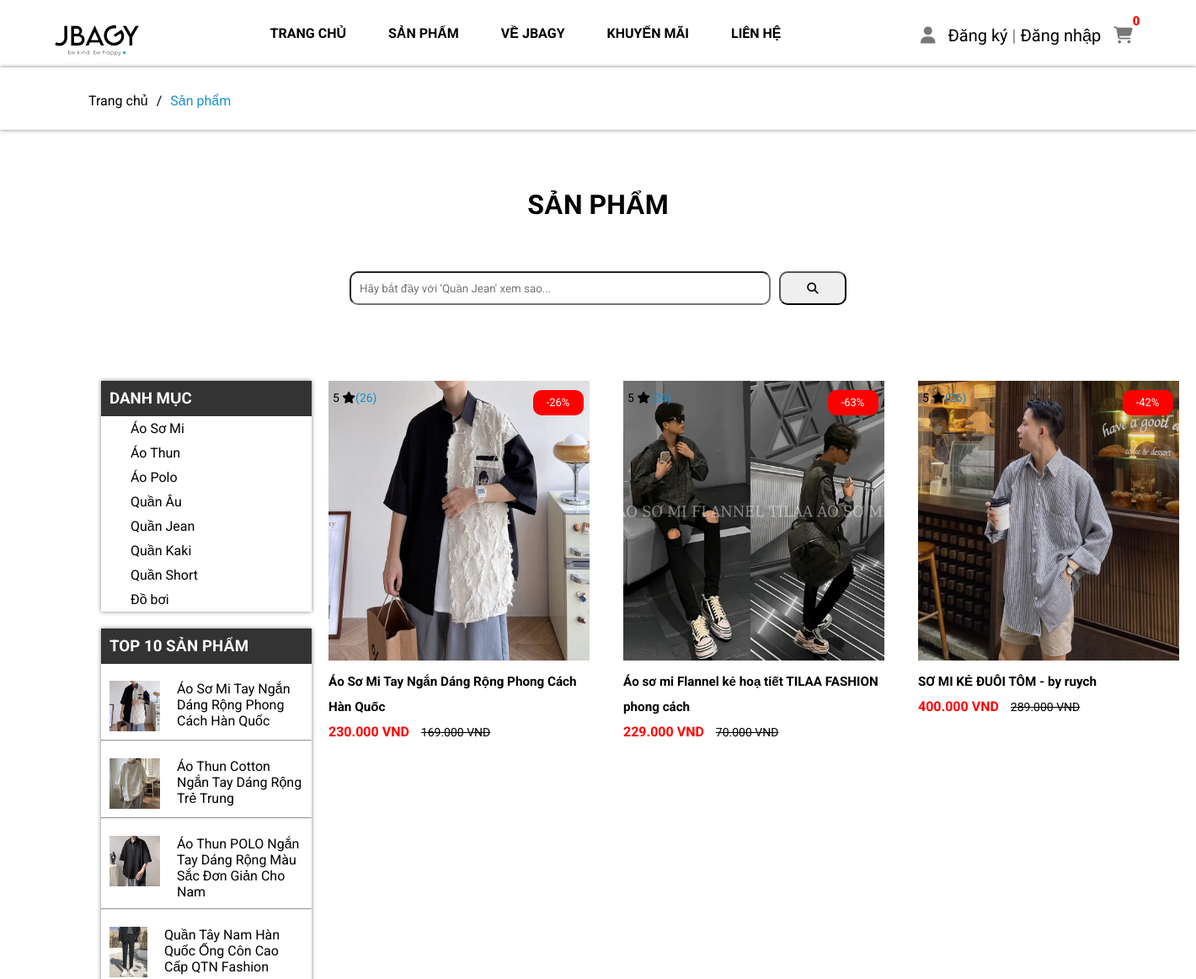
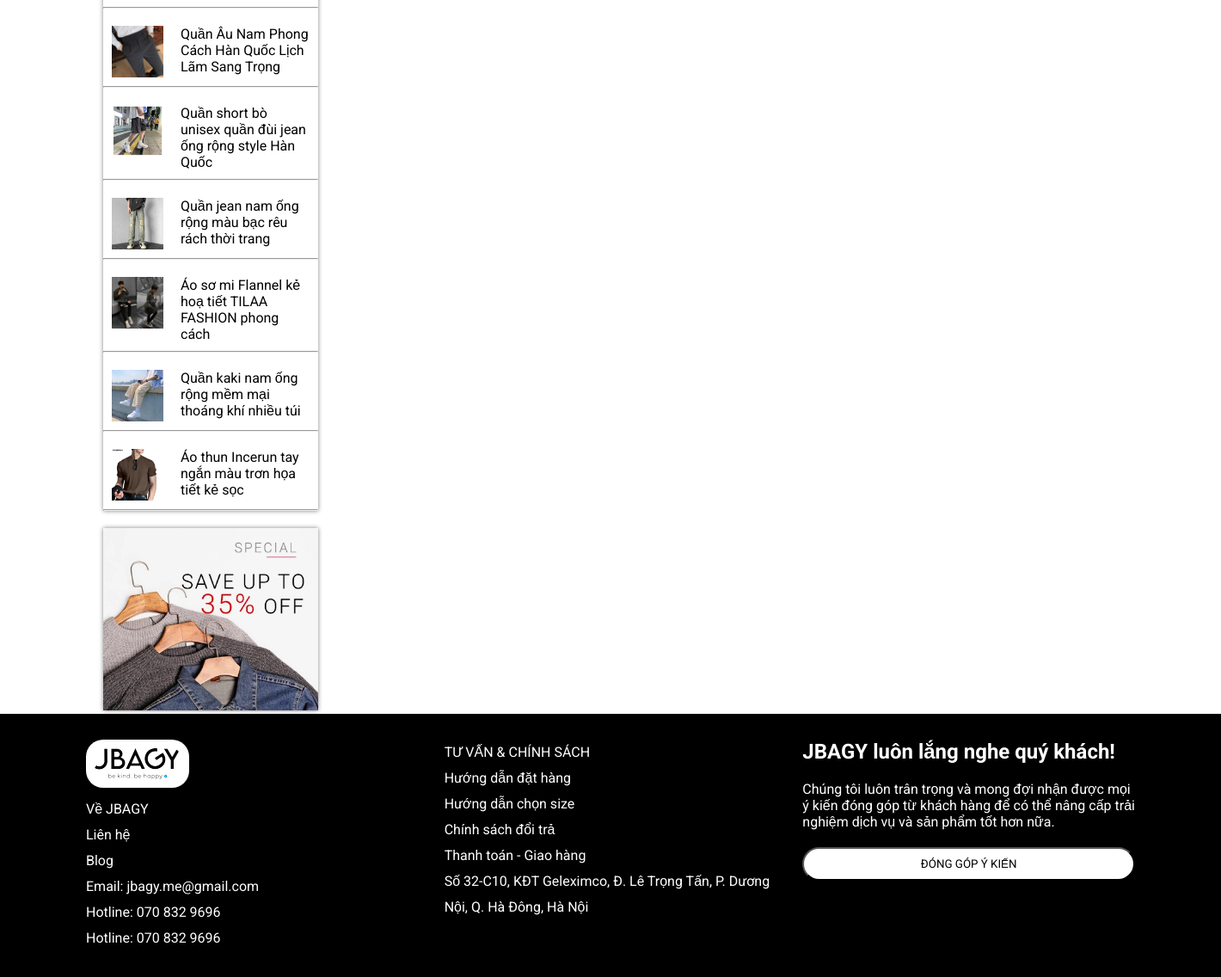
Page /views/index-website.php?act=locsanpham&category_id=1 on the committed database (2 pictures, top to bottom).
### tables this page shows
CREATE TABLE `category` (
  `category_id` int(11) NOT NULL,
  `category_name` varchar(200) NOT NULL
);

CREATE TABLE `product` (
  `id` int(11) NOT NULL,
  `product_name` varchar(200) NOT NULL,
  `sale` varchar(50) NOT NULL,
  `img` varchar(500) NOT NULL,
  `img1` varchar(500) NOT NULL,
  `img2` varchar(500) NOT NULL,
  `img3` varchar(500) NOT NULL,
  `img4` varchar(500) NOT NULL,
  `daban` varchar(200) NOT NULL,
  `price` varchar(100) NOT NULL,
  `price_del` varchar(100) NOT NULL,
  `mota` varchar(1500) NOT NULL,
  `luotxem` int(100) NOT NULL,
  `category_id` int(11) NOT NULL
);

### model/pdo.php (called while the page is built, shortened)
<?php
function pdo_get_connection(){
    $dburl = "mysql:host=localhost;dbname=duanmau;charset=utf8";
    $username = 'root';
    $password = '';
    $conn = new PDO($dburl, $username, $password);
    $conn->setAttribute(PDO::ATTR_ERRMODE, PDO::ERRMODE_EXCEPTION);
    return $conn;
}
function pdo_query($sql){
    $sql_args = array_slice(func_get_args(), 1);
    try{
        $conn = pdo_get_connection();
        $stmt = $conn->prepare($sql);
        $stmt->execute($sql_args);
        $rows = $stmt->fetchAll();
        return $rows;
    }
    catch(PDOException $e){
        throw $e;
    }
    finally{
        unset($conn);
    }
}

### model/loai.php (called while the page is built, shortened)
<?php
function loadall_category(){
    $sql = "SELECT * FROM category";
    $dm = pdo_query($sql);
    return $dm;
}

### model/sanpham.php (called while the page is built, shortened)
<?php
require_once 'pdo.php';
function product_select_all()
{
    $sql = "SELECT * FROM product";
    $listsp = pdo_query($sql);
    return $listsp;
}
function product_select_keyword($key, $category_id)
{
    $sql = "SELECT * FROM product Where 1";
    if ($category_id > 0) {
        $sql .= " and category_id like '" . $category_id . "'";
    }
    $sql .= " order by id asc";
    $listkey = pdo_query($sql);
    return $listkey;
}
function hang_hoa_select_top10()
{
    $sql = " SELECT * FROM product WHERE 1 ORDER BY luotxem DESC LIMIT 0, 10";
    return pdo_query($sql);
}

### views/website/sanphamloc.php (the view, shortened to what this page needs)
<section class="box1">
    <ul>
        <li><a href="index-website.php">Trang chủ</a></li>
        <li><a href="#">/</a></li>
        <li><a href="#"><span>Sản phẩm</span></a></li>
    </ul>
</section>
<main class="main-sp">
    <h1 class="tieude-sp">SẢN PHẨM</h1>
    <section class="search-sp">
        <form class="form-sanpham" action="index-website.php?act=locsanpham" method="post">
            <div class="search-icon">
                <input type="search" name="key" placeholder="Hãy bắt đầy với 'Quần Jean' xem sao...">
                <button><i class="fa-solid fa-magnifying-glass"></i></button>
            </div>
        </form>
    </section>
    <section class="box2-sp">
        <div class="box2-menu-sp">
            <div class="loc-sp">
                <div class="loc-td-sp">
                    <a href="index-website.php?act=shop">
                        <h3>DANH MỤC</h3>
                    </a>
                </div>
                <nav>
                    <ul>
                        <?php foreach ($listall  as $list) : ?>
                            <li>
                                <a href="index-website.php?act=locsanpham&category_id=<?= $list['category_id'] ?>">
                                    <?= $list['category_name'] ?>
                                </a>
                            </li>
                        <?php endforeach ?>
                    </ul>
                </nav>
            </div>
            <div class="top10-sp">
                <div class="top10-text">
                    <h3>TOP 10 SẢN PHẨM</h3>
                </div>
                <?php foreach ($dstop10 as $list) : ?>
                    <div class="top10-img">
                        <img src="../views/img/<?= $list['img'] ?>" alt="">
                        <a href="index-website.php?act=ctsp&id=<?= $list['id'] ?>"> <?= $list['product_name'] ?></a>
                    </div>
                    <hr>
                <?php endforeach ?>
            </div>
            <div class="sale-sp">
                <img src="img/sale_trangSP.webp" alt="" width="250px">
            </div>
        </div>
        <div class="list-product-sp">
            <?php foreach ($products as $pro) : ?>
                <div class="t-product-sp">
                    <a href="index-website.php?act=ctsp&id=<?= $pro['id'] ?>">
                        <div class="sp-sp">
                            <div class="sp-img-sp">
                                <img src="../views/img/<?= $pro['img'] ?>" alt="">
                            </div>
                            <div class="sp-name-sp">
                                <h3><?= $pro['product_name'] ?></h3>
                            </div>
                            <div class="price-sp">
                                <span><?= $pro['price'] ?></span>
                                <del><?= $pro['price_del'] ?></del>
                            </div>
                            <div class="dg-giam-sp">
                                <div class="danhgia-sp">
                                    <span>5 <i class="fa-solid fa-star"></i></span>
                                    <p>(26)</p>
                                </div>
                                <div class="giam-sp">
                                    <span><?= $pro['sale'] ?></span>
                                </div>
                            </div>
                        </div>
                    </a>
                </div>
            <?php endforeach ?>
        </div>
</main>

### views/css/header.css (style rules this page uses)
* { padding: 0; margin: 0; box-sizing: border-box; font-family: 'Roboto', sans-serif; }

### views/css/top10-sp.css (style rules this page uses)
.top10-sp { box-shadow: gray 0 0 5px 0px; background-color: white; margin-top: 20px; }
.top10-text { background-color: #333; color: white; padding: 10px; }
.top10-img { padding: 10px; margin-top: 10px; display: flex; }
.top10-img img { margin-right: 20px; width: 60px; height: 60px; }
.top10-img a { text-decoration: none; color: black; }

### views/css/search.css (style rules this page uses)
.search-sp { position: relative; text-align: center; }
.search-icon { display: flex; align-items: center; justify-content: center; }
.search-icon input { padding: 10px; height: 40px; width: 500px; border-radius: 10px; }
.search-icon button { width: 80px; height: 40px; border-radius: 10px; margin-left: 10px; }
.form-sanpham { background-color: white; }

### views/css/sanpham.css (style rules this page uses)
.box1 { padding-top: 30px; padding-bottom: 25px; box-shadow: gray 0 0 5px 0px; }
.box1 ul { padding-left: 100px; padding-right: 100px; display: flex; list-style: none; }
.box1 ul li { margin: 0 5px; }
.box1 ul li a { text-decoration: none; color: black }
.box1 span { color: #1790CF; }
.tieude-sp { margin-top: 70px; text-align: center; }
.box2-sp { display: flex; padding-left: 100px; padding-right: 100px; margin-top: 50px; }
.box2-menu-sp { margin: 0 20px; }
.loc-sp { box-shadow: gray 0 0 5px 0px; background-color: white; margin-top: 20px; }
.loc-td-sp { background-color: #333; color: white; padding: 10px; }
.loc-sp nav ul { padding-left: 10px; padding-right: 10px; }
.loc-td-sp a { color: white; text-decoration: none; }
.loc-sp nav ul { list-style: none; }
.loc-sp nav ul li { padding: 5px; margin-left: 20px; }
.loc-sp nav ul li a { text-decoration: none; color: black; }
.sale-sp img { margin-top: 20px; box-shadow: gray 0 0 5px 0px; }
.list-product-sp { margin-top: 20px; display: grid; grid-template-columns: 1fr 1fr 1fr; gap: 30px; padding-bottom: 50px; }
.t-product-sp { position: relative; overflow: hidden; width: 320px; margin-bottom: 30px; }
.t-product-sp a { text-decoration: none; color: black; }
.sp-sp { line-height: 30px; }
.sp-img-sp img { width: 310px; height: 332px; }
.sp-name-sp { font-size: 13px; }
.price-sp span { font-weight: bold; color: red; }
.price-sp del { font-size: 14px; padding-left: 10px; }
.dg-giam-sp { display: flex; margin-left: 5px; margin-right: 5px; position: absolute; top: 5px; }
.danhgia-sp { display: flex; font-size: 14px; }
.danhgia-sp p { color: #1790CF; }
.giam-sp { font-size: 13px; margin: 6px; background-color: red; border-radius: 10px; color: white; width: 60px; text-align: center; margin-left: 185px; }

### views/css/chitietSP.css (style rules this page uses)
.box1 { padding-top: 30px; padding-bottom: 25px; box-shadow: gray 0 0 5px 0px; }
.box1 ul { padding-left: 100px; padding-right: 100px; display: flex; list-style: none; }
.box1 ul li { margin: 0 5px; }
.box1 ul li a { text-decoration: none; color: black; }
.box1 span { color: #1790cf; }
form { padding: 20px; background-color: rgb(255, 255, 255); }
h1 { margin-top: 60px; margin-bottom: 40px; text-align: center; }

### views/css/canhan.css (style rules this page uses)
form { background-color: white; }

### rows in the picture
category: category_name "Áo Sơ Mi"
category: category_name "Áo Thun"
category: category_name "Áo Polo"
category: category_name "Quần Âu"
category: category_name "Quần Jean"
category: category_name "Quần Kaki"
category: category_name "Quần Short"
category: category_name "Đồ bơi"
product: img (picture), product_name "Áo Sơ Mi Tay Ngắn Dáng Rộng Phong Cách Hàn Quốc", price "230.000 VND", price_del "169.000 VND", sale "-26%"
product: img (picture), product_name "Áo Thun Cotton Ngắn Tay Dáng Rộng Trẻ Trung"
product: img (picture), product_name "Áo Thun POLO Ngắn Tay Dáng Rộng Màu Sắc Đơn Giản Cho Nam"
product: img (picture), product_name "Quần Tây Nam Hàn Quốc Ống Côn Cao Cấp QTN Fashion"
product: img (picture), product_name "Quần Âu Nam Phong Cách Hàn Quốc Lịch Lãm Sang Trọng"
product: img (picture), product_name "Quần short bò unisex quần đùi jean ống rộng style Hàn Quốc"
product: img (picture), product_name "Quần jean nam ống rộng màu bạc rêu rách thời trang"
product: img (picture), product_name "Áo sơ mi Flannel kẻ hoạ tiết TILAA FASHION phong cách", price "229.000 VND", price_del "70.000 VND", sale "-63%"
product: img (picture), product_name "Quần kaki nam ống rộng mềm mại thoáng khí nhiều túi"
product: img (picture), product_name "Áo thun Incerun tay ngắn màu trơn họa tiết kẻ sọc"
product: img (picture), product_name "SƠ MI KẺ ĐUÔI TÔM - by ruych", price "400.000 VND", price_del "289.000 VND", sale "-42%"
